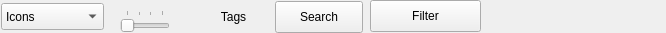
<?xml version="1.0" encoding="UTF-8"?>
<ui version="4.0">
 <class>BrowserToolBar</class>
 <widget class="QWidget" name="BrowserToolBar">
  <property name="geometry">
   <rect>
    <x>0</x>
    <y>0</y>
    <width>666</width>
    <height>33</height>
   </rect>
  </property>
  <property name="windowTitle">
   <string>Browser</string>
  </property>
  <widget class="QComboBox" name="changeView">
   <property name="geometry">
    <rect>
     <x>1</x>
     <y>3</y>
     <width>103</width>
     <height>27</height>
    </rect>
   </property>
   <item>
    <property name="text">
     <string>Icons</string>
    </property>
    <property name="icon">
     <iconset resource="gui.qrc">
      <normaloff>:/view_detailed.png</normaloff>:/view_detailed.png</iconset>
    </property>
   </item>
   <item>
    <property name="text">
     <string>Details</string>
    </property>
    <property name="icon">
     <iconset resource="gui.qrc">
      <normaloff>:/view_icon.png</normaloff>:/view_icon.png</iconset>
    </property>
   </item>
  </widget>
  <widget class="QToolButton" name="tags">
   <property name="geometry">
    <rect>
     <x>198</x>
     <y>1</y>
     <width>71</width>
     <height>32</height>
    </rect>
   </property>
   <property name="text">
    <string>Tags</string>
   </property>
   <property name="icon">
    <iconset resource="gui.qrc">
     <normaloff>:/highlight</normaloff>:/highlight</iconset>
   </property>
   <property name="popupMode">
    <enum>QToolButton::InstantPopup</enum>
   </property>
   <property name="toolButtonStyle">
    <enum>Qt::ToolButtonTextBesideIcon</enum>
   </property>
   <property name="autoRaise">
    <bool>true</bool>
   </property>
   <property name="arrowType">
    <enum>Qt::NoArrow</enum>
   </property>
  </widget>
  <widget class="QPushButton" name="search">
   <property name="geometry">
    <rect>
     <x>275</x>
     <y>1</y>
     <width>88</width>
     <height>32</height>
    </rect>
   </property>
   <property name="text">
    <string>Search</string>
   </property>
   <property name="icon">
    <iconset resource="gui.qrc">
     <normaloff>:/search_small.png</normaloff>:/search_small.png</iconset>
   </property>
   <property name="checkable">
    <bool>true</bool>
   </property>
   <property name="flat">
    <bool>false</bool>
   </property>
  </widget>
  <widget class="QSlider" name="factorSlider">
   <property name="geometry">
    <rect>
     <x>120</x>
     <y>10</y>
     <width>50</width>
     <height>24</height>
    </rect>
   </property>
   <property name="sizePolicy">
    <sizepolicy hsizetype="Fixed" vsizetype="Fixed">
     <horstretch>0</horstretch>
     <verstretch>0</verstretch>
    </sizepolicy>
   </property>
   <property name="baseSize">
    <size>
     <width>80</width>
     <height>0</height>
    </size>
   </property>
   <property name="minimum">
    <number>1</number>
   </property>
   <property name="maximum">
    <number>4</number>
   </property>
   <property name="orientation">
    <enum>Qt::Horizontal</enum>
   </property>
   <property name="tickPosition">
    <enum>QSlider::TicksAbove</enum>
   </property>
   <property name="tickInterval">
    <number>1</number>
   </property>
  </widget>
  <widget class="QPushButton" name="filter">
   <property name="geometry">
    <rect>
     <x>370</x>
     <y>0</y>
     <width>111</width>
     <height>32</height>
    </rect>
   </property>
   <property name="text">
    <string>Filter</string>
   </property>
   <property name="icon">
    <iconset resource="gui.qrc">
     <normaloff>:/filter</normaloff>:/filter</iconset>
   </property>
   <property name="checkable">
    <bool>true</bool>
   </property>
   <property name="flat">
    <bool>false</bool>
   </property>
  </widget>
  <action name="actionAttributes">
   <property name="icon">
    <iconset resource="gui.qrc">
     <normaloff>:/menuedit</normaloff>:/menuedit</iconset>
   </property>
   <property name="text">
    <string>attributes</string>
   </property>
   <property name="toolTip">
    <string>Edit the columns attributes of the detailed view</string>
   </property>
  </action>
  <action name="actionBookmark">
   <property name="icon">
    <iconset resource="gui.qrc">
     <normaloff>:/bookmark_add.png</normaloff>:/bookmark_add.png</iconset>
   </property>
   <property name="text">
    <string>bookmark</string>
   </property>
   <property name="toolTip">
    <string>Add nodes to bookmark</string>
   </property>
  </action>
  <action name="actionFactorPlus">
   <property name="icon">
    <iconset resource="gui.qrc">
     <normaloff>:/viewmag+</normaloff>:/viewmag+</iconset>
   </property>
   <property name="text">
    <string>factorPlus</string>
   </property>
   <property name="toolTip">
    <string>Icons zoom in</string>
   </property>
  </action>
  <action name="actionFactorMinus">
   <property name="icon">
    <iconset resource="gui.qrc">
     <normaloff>:/viewmag-</normaloff>:/viewmag-</iconset>
   </property>
   <property name="text">
    <string>factorMinus</string>
   </property>
   <property name="toolTip">
    <string>Icons zoom out</string>
   </property>
  </action>
 </widget>
 <resources>
  <include location="gui.qrc"/>
 </resources>
 <connections/>
</ui>
